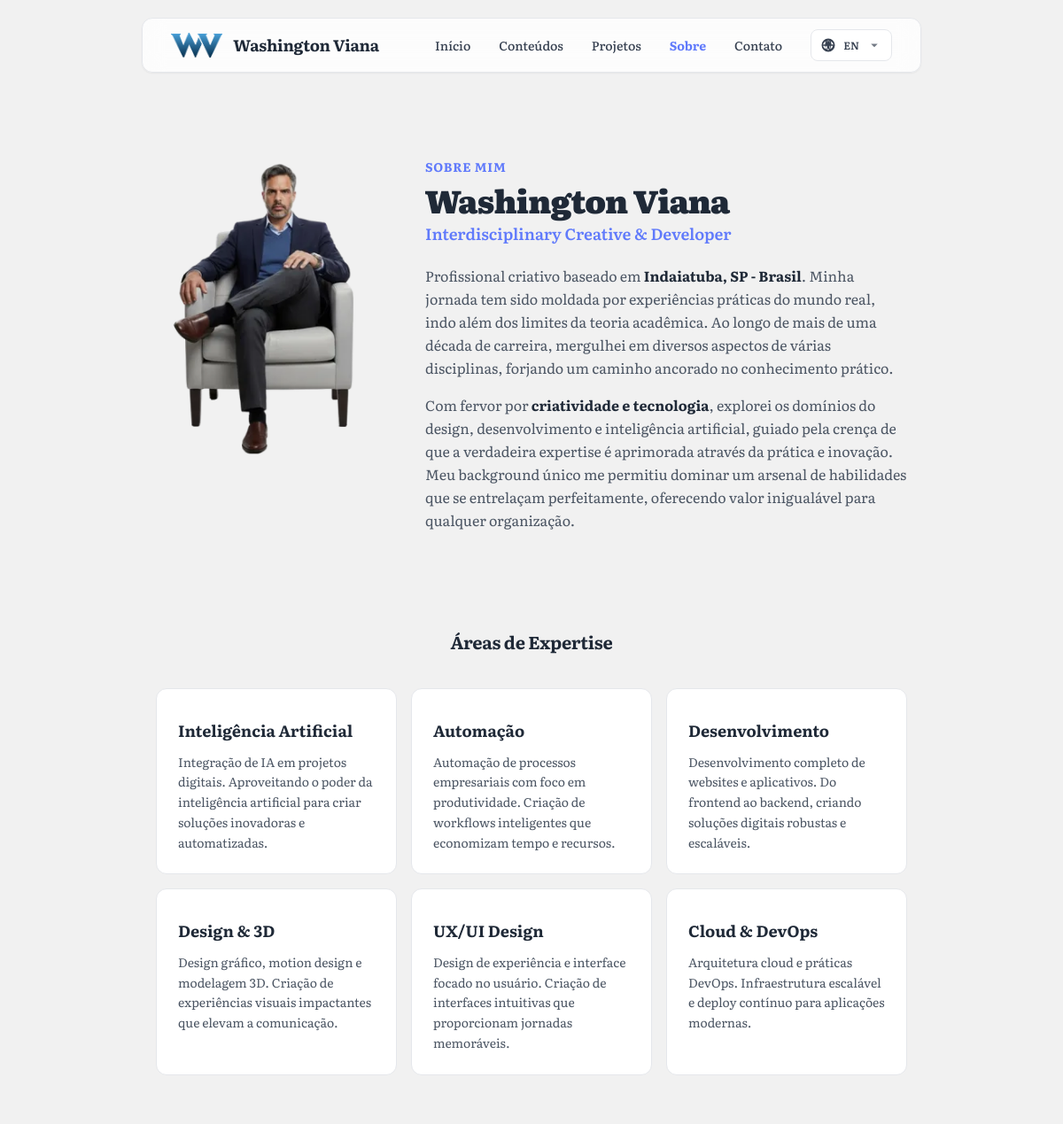
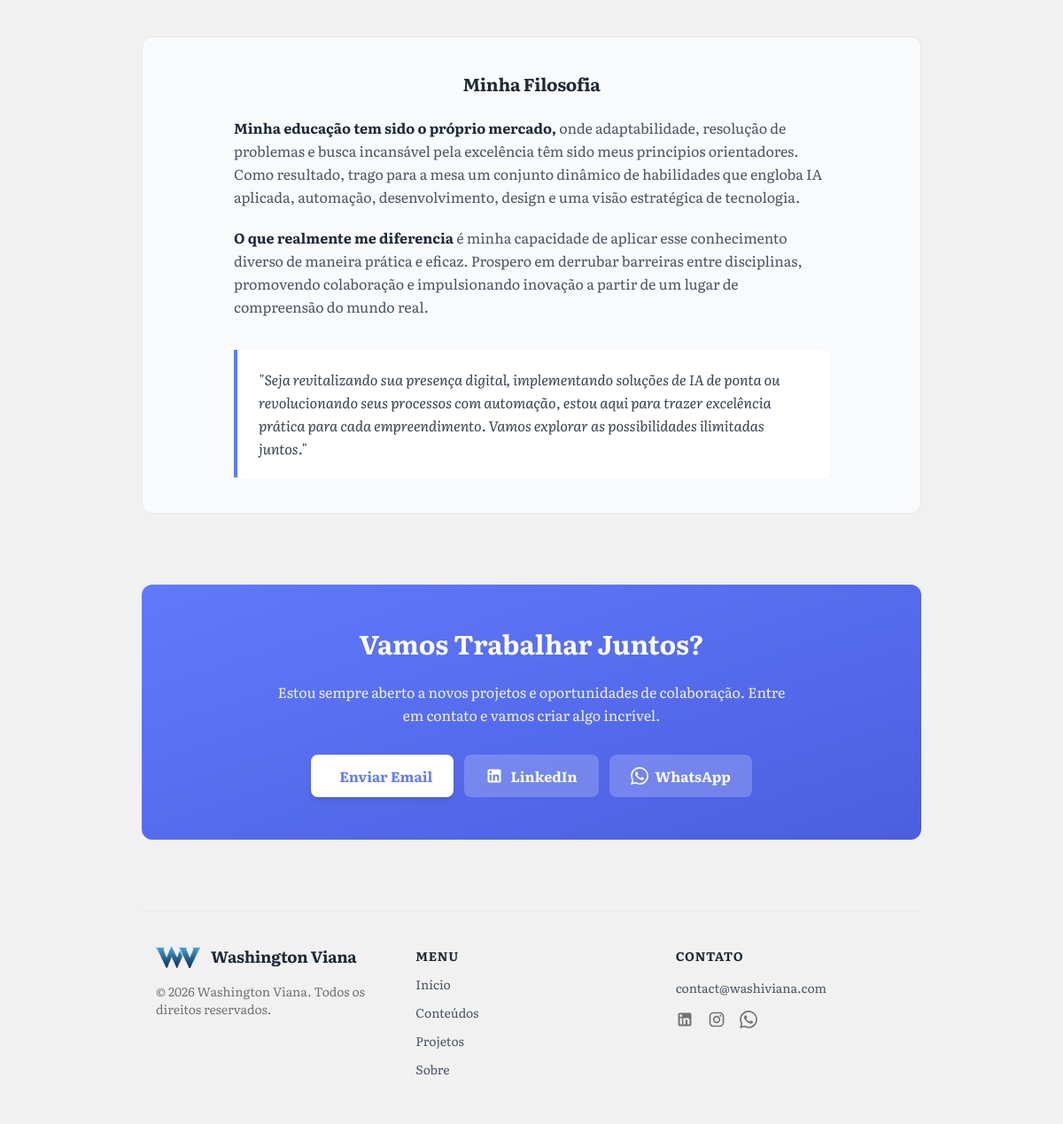
Page /sobre.php on the committed database (2 pictures, top to bottom).
### tables this page shows
CREATE TABLE IF NOT EXISTS configuracoes (
    id INT AUTO_INCREMENT PRIMARY KEY,
    chave VARCHAR(100) NOT NULL UNIQUE,
    valor TEXT,
    created_at DATETIME DEFAULT CURRENT_TIMESTAMP,
    updated_at DATETIME DEFAULT CURRENT_TIMESTAMP ON UPDATE CURRENT_TIMESTAMP
);

### sobre.php (the view, shortened to what the rows shown need)
<?php
require_once __DIR__ . '/api/config.php';
$siteTitulo = getConfig('site_titulo') ?: 'Washington Viana';
$siteSubtitulo = getConfigI18n('site_subtitulo') ?: 'Tech & IA com linguagem humana';
?>
<!DOCTYPE html>
<html lang="<?php echo htmlspecialchars(htmlLang(CURRENT_LANG)); ?>">
<head>
    <link rel="stylesheet" href="<?php echo htmlspecialchars(BASE_URL . '/assets/css/tailwind.min.css?v=1'); ?>">
</head>
<body class="font-display">
    <div class="relative flex h-auto min-h-screen w-full flex-col bg-background-light overflow-x-hidden">
        <div class="layout-container flex h-full grow flex-col">
            <div class="flex flex-1 justify-center py-5">
                <div class="layout-content-container flex flex-col w-full max-w-[960px] flex-1 px-4 sm:px-10">
                    <header class="sticky top-5 z-50 flex items-center justify-between whitespace-nowrap border border-solid border-neutral-200 bg-white/80 px-4 sm:px-8 py-3 rounded-xl backdrop-blur-md shadow-sm">
	                        <a href="<?php echo routeHome(); ?>" class="flex items-center gap-3 text-neutral-800 hover:opacity-80 transition-opacity">
	                            <img src="<?php echo htmlspecialchars(BASE_URL . '/assets/imgs/logo_washiviana_60px_h.png'); ?>"
	                                 alt="<?php echo htmlspecialchars($siteTitulo); ?>"
	                                 width="125" height="60"
	                                 class="h-7 w-auto">
	                            <h2 class="text-neutral-800 text-lg font-bold leading-tight tracking-[-0.015em]"><?php echo htmlspecialchars($siteTitulo); ?></h2>
	                        </a>
                    </header>
                    <main class="flex flex-col gap-16 md:gap-20 mt-10 md:mt-16">
                        <section class="@container">
                            <div class="flex flex-col gap-8 px-4 py-8 @[864px]:flex-row @[864px]:items-start @[864px]:gap-12">
                                <div class="flex flex-col gap-5 text-center @[864px]:text-left flex-1">
                                    <div>
                                        <p class="text-primary text-sm font-bold uppercase tracking-wider mb-2"><?php echo htmlspecialchars(t('about.kicker', 'Sobre Mim')); ?></p>
                                        <h1 class="text-neutral-800 text-3xl @[480px]:text-4xl font-black leading-tight tracking-[-0.02em]">
                                            <?php echo htmlspecialchars($siteTitulo); ?>
                                        </h1>
                                        <p class="text-primary text-lg font-semibold mt-1">
                                            <?php echo htmlspecialchars($siteSubtitulo); ?>
                                        </p>
                                    </div>
                                </div>
                            </div>
                        </section>
                        <section>
                            <h2 class="text-neutral-800 text-xl font-bold leading-tight tracking-[-0.015em] px-4 pb-6 text-center">
                                <?php echo htmlspecialchars(t('about.expertise.title', 'Áreas de Expertise')); ?>
                            </h2>
                        </section>
                        <section class="bg-neutral-50 rounded-xl p-8 md:p-10 border border-neutral-200">
                            <h2 class="text-neutral-800 text-xl font-bold leading-tight tracking-[-0.015em] mb-6 text-center">
                                <?php echo htmlspecialchars(t('about.philosophy.title', 'Minha Filosofia')); ?>
                            </h2>
                        </section>
                        <section class="bg-gradient-to-br from-primary to-primary-dark rounded-xl p-8 md:p-12 text-center text-white">
                            <div class="max-w-xl mx-auto flex flex-col items-center gap-6">
                                <h2 class="text-2xl md:text-3xl font-bold leading-tight">
                                    <?php echo htmlspecialchars(t('about.cta.title', 'Vamos Trabalhar Juntos?')); ?>
                                </h2>
                            </div>
                        </section>
                    </main>
                    <?php require __DIR__ . '/includes/site-footer.php'; ?>
                </div>
            </div>
        </div>
    </div>
</body>
</html>

### rows in the picture
configuracoes: valor "Washington Viana"
configuracoes: valor "Interdisciplinary Creative & Developer"

### other values in the picture
t('nav.home', 'Início') "Início"
t('nav.contents', 'Conteúdos') "Conteúdos"
t('nav.projects', 'Projetos') "Projetos"
t('nav.about', 'Sobre') "Sobre"
t('nav.contact', 'Contato') "Contato"
$currentLabel "EN"
t('about.kicker', 'Sobre Mim') "SOBRE MIM"
t('about.expertise.title', 'Áreas de Expertise') "Áreas de Expertise"
$exp['titulo'] "Inteligência Artificial"
$exp['descricao'] "Integração de IA em projetos digitais. Aproveitando o poder da inteligência artificial para criar soluções inovadoras e automatizadas."
$exp['titulo'] "Automação"
$exp['descricao'] "Automação de processos empresariais com foco em produtividade. Criação de workflows inteligentes que economizam tempo e recursos."
$exp['titulo'] "Desenvolvimento"
$exp['descricao'] "Desenvolvimento completo de websites e aplicativos. Do frontend ao backend, criando soluções digitais robustas e escaláveis."
$exp['titulo'] "Design & 3D"
